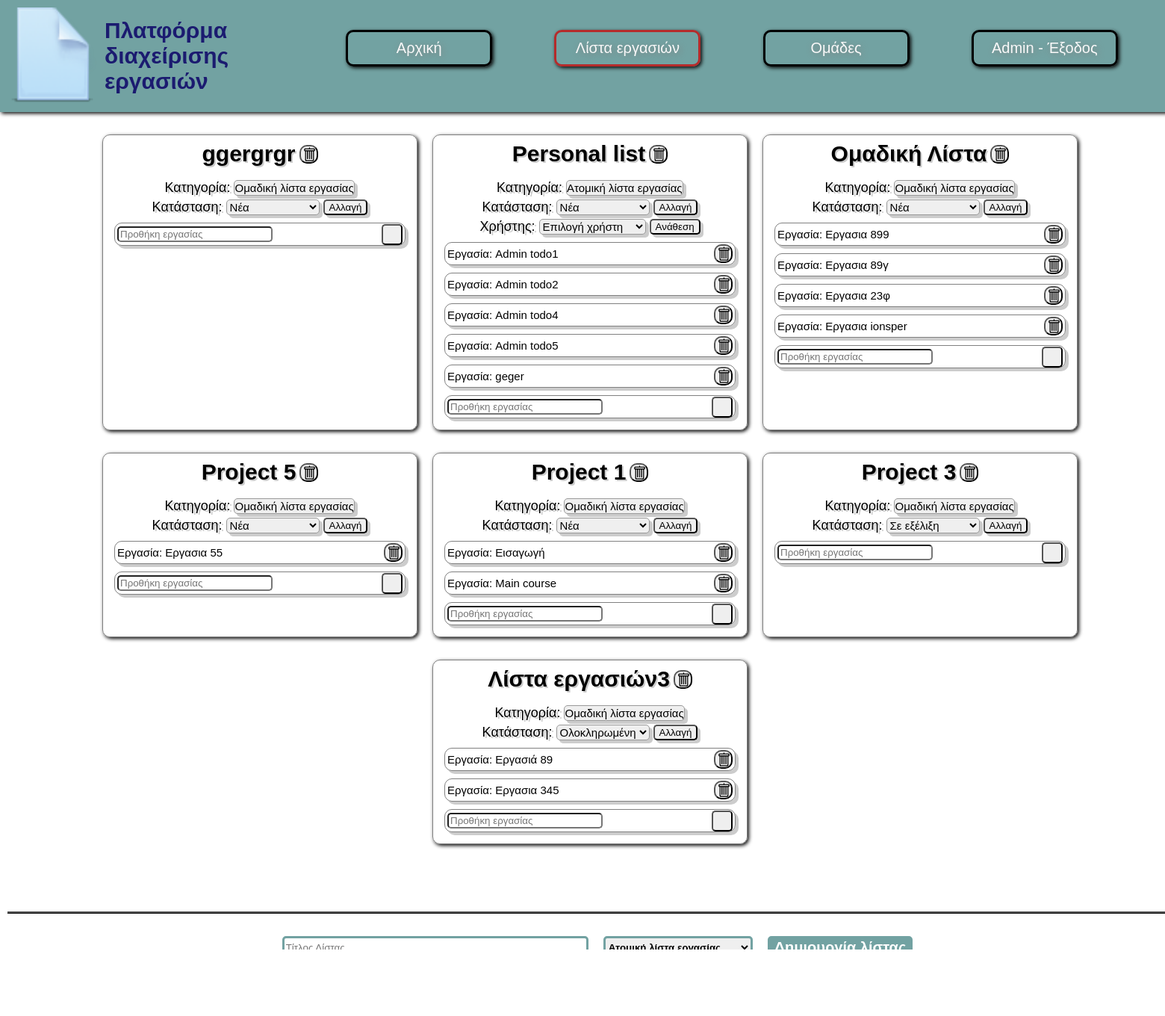
/list.php (signed in), run on the app's committed database.
### tables this page shows
CREATE TABLE `ergasia` (
  `ergasia_id` int(11) NOT NULL,
  `titlos` varchar(20) NOT NULL,
  `list_ergasia_id` int(11) NOT NULL,
  `id_xristi` int(11) NOT NULL
);

### list.php (the view, shortened to what this page needs)
<?php
$conn_to_db = mysqli_connect("localhost", "isper", "", "peristeris_ge");
$name = $_SESSION['name'];
$search_db = "SELECT * FROM user WHERE username='$name' ";
$data = mysqli_query($conn_to_db, $search_db);
if (mysqli_num_rows($data) > 0) {
  $data = mysqli_fetch_all($data, MYSQLI_ASSOC);
  $user_id = $data[0]["id_xristi"];
  $search_db = "SELECT * FROM user_omada WHERE id_xristi='$user_id'";
  $query = mysqli_query($conn_to_db, $search_db);
  $query = mysqli_fetch_all($query, MYSQLI_ASSOC);
  $teams = [];
  for ($i = 0; $i < count($query); $i++) {
    array_push($teams, $query[$i]['id_omada']);
  }
  $search_db = "SELECT * FROM list_ergasies WHERE id_xristi='$user_id'
                UNION SELECT * FROM list_ergasies WHERE id_omada IN ('" . implode("','", $teams) . "')
                ORDER BY FIELD(status,'Νέα','Σε εξέλιξη','Ολοκληρωμένη')";
  $table = mysqli_query($conn_to_db, $search_db);
  $user_lists = [];
  if (mysqli_num_rows($table) > 0) {
    $user_lists = mysqli_fetch_all($table, MYSQLI_ASSOC);
    $ergasies_id = [];
    for ($i = 0; $i < count($user_lists); $i++) {
      array_push($ergasies_id, $user_lists[$i]["list_ergasia_id"]);
    }
    $ergasies_id = join(',', $ergasies_id);
    $search_db = "SELECT * FROM ergasia WHERE list_ergasia_id IN ($ergasies_id) ";
    $table_erg = mysqli_query($conn_to_db, $search_db);
    $ergasies = mysqli_fetch_all($table_erg, MYSQLI_ASSOC);
  }
  $user_type = $data[0]["type"];
}
$users = NULL;
if ($user_type == "admin") {
  $search_db = "SELECT * FROM user";
  $users = mysqli_query($conn_to_db, $search_db);
  if (mysqli_num_rows($users) > 0) {
    $users = mysqli_fetch_all($users, MYSQLI_ASSOC);
  }
}
?>
<!DOCTYPE html>
<html lang="en">
<head>
  <link rel="stylesheet" href="style.css" />
</head>
<body>
  <?php include "header.php"; ?>
  <main class="list">
    <div class="lists">
      <?php
      function run($list, $ergasies, $user_type, $users)
      {
        echo '      <div class="list_show">
<div class="list_header">
  <div class="head">
    <h1 class="title">' . $list["titlos"] .
          '
    </h1>
        <form method="POST">
          <input type="hidden" name="list_id" value="' . $list["list_ergasia_id"] . '" />';
        if ($user_type != "user" || $list["category"] != "Ομαδική") {
          echo '<input id="delete" type="submit" name="delete_list" value placeholder="delete">';
        }
        echo '</form>
      </div>
      <div class="dropdown">
      <form method="post" class="dropdown_in">';
        switch ($list["category"]) {
          case 'Εργασία':
            echo '<label> Κατηγορία:</label>
            <select class="status" id="omad" name="category">
            <option value="Εργασία" selected>Ατομική λίστα εργασίας</option>
          </select> </form>';
            break;
          case 'Ομαδική':
            echo '<label> Κατηγορία:</label>
            <select class="status" id="omad" name="category">
              <option value="Ομαδική" selected>Ομαδική λίστα εργασίας</option>
            </select> </form>';
            break;
        }
        if (($list["category"] == "Ομαδική" && $user_type == "admin")
          || $list["category"] != "Ομαδική"
        ) {
          echo '<form method="post" class="dropdown_in">';
          switch ($list["status"]) {
            case 'Νέα':
              echo '<label> Κατάσταση:</label>
            <select class="status" name="status">
              <option value="Νέα" selected>Νέα</option>
              <option value="Σε εξέλιξη">Σε εξέλιξη</option>
              <option value="Ολοκληρωμένη">Ολοκληρωμένη</option>
            </select>';
              break;
            case 'Σε εξέλιξη':
              echo '<label> Κατάσταση:</label>
            <select class="status" name="status">
              <option value="Νέα">Νέα</option>
              <option value="Σε εξέλιξη" selected>Σε εξέλιξη</option>
              <option value="Ολοκληρωμένη">Ολοκληρωμένη</option>
            </select>';
              break;
            case 'Ολοκληρωμένη':
              echo '<label> Κατάσταση:</label>
            <select class="status" name="status">
              <option value="Νέα">Νέα</option>
              <option value="Σε εξέλιξη">Σε εξέλιξη</option>
              <option value="Ολοκληρωμένη" selected>Ολοκληρωμένη</option>
            </select>';
              break;
          }
          echo ' <input type="hidden" name="list_id" value="' . $list["list_ergasia_id"] . '" />
        <input type="submit" value="Αλλαγή"/>
        </form>';
        }
        echo '</div>';
        if ($user_type == "admin" && $list["category"] == "Εργασία") {
          echo '<div class="dropdown"> <form method="post" class="dropdown_in">';
          echo '<label> Χρήστης:</label>
            <select class="status" name="xristi">
              <option value="" disabled selected>Επιλογή χρήστη</option>';
          echo '</select> <input type="hidden" name="list_id" value="' . $list["list_ergasia_id"] . '" />
        <input type="submit" name="assign_xristi" value="Ανάθεση"/>
        </form>';
          echo '</div>';
        }
        echo '</div>';
        for ($i = 0; $i < count($ergasies); $i++) {
          if ($ergasies[$i]["list_ergasia_id"] == $list["list_ergasia_id"]) {
            echo  '<div class="ergasia">
          <p>Εργασία: ' . $ergasies[$i]["titlos"] . '</p>
          <form method="POST">
            <input type="hidden" name="ergasia_id" value="' . $ergasies[$i]["ergasia_id"] . '" />
            <input id="delete" type="submit" name="delete_ergasia" value placeholder="delete">
          </form>
        </div>';
          }
        }
        echo '
        <form class="ergasia" method="post">
          <input type="hidden" name="list_id" value="' . $list["list_ergasia_id"] . '" />
          <input id="add_erg_lab" type="text" name="ergasia_titlos" maxlength="20" placeholder="Προθήκη εργασίας" required />
          <input id="add_erg" type="submit" name="add_ergasia" value placeholder="add" />
        </form>
        </div>';
      }
      for ($i = 0; $i < count($user_lists); $i++) {
        run($user_lists[$i], $ergasies, $user_type, $users);
      }
      ?>
    </div>
    <div class="list_form">
      <form name="list_name_form" onsubmit="return listNameVal()" method="post">
        <input type="text" name="titlos" placeholder="Τίτλος Λίστας" required />
        <?php
        if ($user_type == "admin") {
          echo ' <select name="cat">
          <option value="Εργασία">Ατομική λίστα εργασίας</option>
          <option value="Ομαδική">Ομαδική λίστα εργασίας</option>
        </select>';
        } else {
          echo ' <select name="cat">
          <option value="Εργασία">Ατομική λίστα εργασίας</option>
        </select>';
        }
        ?>
        <input class="link" type="submit" name="add_list" value="Δημιουργία λίστας" />
      </form>
    </div>
  </main>
  <?php include "footer.php" ?>
</body>
</html>

### header.php (shortened to what this page needs)
<header>
    <a class="logo" href="index.php">
        <img src="images/logo.png" alt="logo" />
        <p>Πλατφόρμα διαχείρισης εργασιών</p>
    </a>
    <nav class="menu">
        <ul>
            <a href="index.php">
                <li <?php
                    if (basename($_SERVER['PHP_SELF']) == "index.php") {
                        echo 'id="current_page"';
                    }
                    ?> class="link">Αρχική</li>
            </a>
            <?php
            if (isset($_SESSION["name"]) && ($_SESSION["type"] == "user" || $_SESSION["type"] == "admin")) {
                echo '<a href="list.php">';
                if (basename($_SERVER['PHP_SELF']) == "list.php") {
                    echo '<li id="current_page" class="link">Λίστα εργασιών</li>';
                } else {
                    echo '<li class="link">Λίστα εργασιών</li>';
                }
                echo  '</a>';
            }
            if (isset($_SESSION["name"]) && $_SESSION["type"] == "admin") {
                echo '<a href="teams.php">';
                if (basename($_SERVER['PHP_SELF']) == "teams.php") {
                    echo '<li id="current_page" class="link">Ομάδες</li>';
                } else {
                    echo '<li class="link">Ομάδες</li>';
                }
                echo '</a>';
            }
            if (isset($_SESSION['name'])) {
                $user = $_SESSION['name'];
                echo '<a href="logout.php"> <li class="link">' . $user . ' - Έξοδος </li> </a>';
            }
            ?>
        </ul>
    </nav>
</header>

### footer.php
<footer>
    <a class="link" target="_blank" href="legal/όροι χρήσης.pdf">Όροι χρήσης</a>
    <p>|</p>
    <a class="link" target="_blank" href="legal/Πολιτική Απορρήτου.pdf">Πολιτική Απορρήτου</a>
</footer>

### style.css (style rules this page uses)
body { font-family: sans-serif; font-size: 20px; display: grid; grid-template-rows: 150px auto 50px; grid-template-areas: "header" "main" "footer"; margin: 0; }
header { grid-area: "header"; display: flex; flex-direction: row; justify-content: space-between; background-color: rgb(114, 162, 162); box-shadow: 2px 2px 5px rgb(10, 10, 10); }
.logo { font-size: 30px; font-weight: bold; color: rgb(27, 27, 112); display: flex; flex-direction: row; }
.logo img { width: 120px; padding: 10px; }
.logo p { width: 200px; align-self: center; }
.menu { align-self: center; min-height: 110px; }
.menu ul { display: flex; flex-direction: row; justify-content: space-evenly; width: 1200px; }
.menu a li { display: flex; align-items: center; justify-content: center; width: 170px; padding: 10px; text-align: center; color: rgb(248, 248, 248); text-shadow: 2px 2px 10px gray; border: black solid; border-radius: 10px; box-shadow: 2px 2px 5px rgb(10, 10, 10); }
#current_page { border-color: rgb(181, 43, 43); }
footer { grid-area: "footer"; display: flex; flex-direction: row; justify-content: center; align-items: baseline; background-color: rgb(114, 162, 162); box-shadow: 2px 2px 5px rgb(10, 10, 10); }
footer * { align-self: center; padding: 5px; border-radius: 10px; }
.list { display: grid; grid-template-rows: auto 100px; grid-template-areas: "lists" "form"; }
.lists { font-size: 15px; grid-area: lists; display: flex; flex-wrap: wrap; justify-content: center; margin-top: 20px; margin-bottom: 60px; margin-left: 20px; margin-right: 20px; }
.list_show { border: 1px solid gray; box-shadow: 2px 2px 5px rgb(10, 10, 10); padding: 10px; min-width: 400px; margin: 10px; margin-bottom: 20px; display: flex; flex-wrap: wrap; flex-flow: column; text-align: center; border-radius: 10px; }
.head { display: flex; flex-direction: row; justify-content: center; align-items: center; margin-bottom: 20px; max-height: 30px; }
.head h1 { text-shadow: 2px 2px #ccc; margin-right: 5px; }
#delete { border-radius: 10px; background-image: url(images/trashcan_icon.png); background-size: contain; resize: both; width: 25px; height: 25px; }
#add_erg { border-radius: 5px; background-image: url(images/add.png); background-size: contain; resize: both; width: 28px; height: 28px; }
#add_erg_lab { width: 200px; border-radius: 5px; }
.dropdown { display: flex; flex-direction: column; align-items: center; font-size: 18px; text-shadow: 3px 2px #ccc; }
.dropdown_in { display: flex; flex-direction: row; margin-bottom: 5px; }
.dropdown_in label { margin-right: 5px; }
.dropdown_in .status { width: fit-content; border: 1px solid #999; border-radius: 5px; box-shadow: 4px 4px #ccc; font-size: 15px; }
#omad { -webkit-appearance: none; -moz-appearance: none; }
.dropdown_in input { margin-left: 5px; border-radius: 5px; box-shadow: 4px 4px #ccc; }
.ergasia { display: flex; flex-direction: row; justify-content: space-between; align-items: center; border: 1px solid gray; border-radius: 10px; padding: 3px; margin: 5px; block-size: fit-content; max-height: 23px; box-shadow: 4px 4px #ccc; }
.list_form form { display: flex; flex-direction: row; justify-items: center; justify-content: center; padding-top: 20px; border-top: ridge black; }
.list_form * { margin: 10px; }
.list_form input:nth-child(2) { width: 400px; border: rgb(114, 162, 162) solid; border-radius: 5px; }
.list_form select { font-weight: bold; width: 200px; border: rgb(114, 162, 162) solid; border-radius: 5px; }
.list_form input:last-child { font-size: 20px; font-weight: bold; color: white; background-color: rgb(114, 162, 162); border: rgb(114, 162, 162) solid; border-radius: 5px; }
a { text-decoration: none; color: inherit; }
li { list-style-type: none; }

### data on the page
ergasia: titlos "Admin todo1"
ergasia: titlos "Admin todo2"
ergasia: titlos "Admin todo4"
ergasia: titlos "Admin todo5"
ergasia: titlos "geger"
ergasia: titlos "Εργασια 899"
ergasia: titlos "Εργασια 89γ"
ergasia: titlos "Εργασια 23φ"
ergasia: titlos "Εργασια ionsper"
ergasia: titlos "Εργασια 55"
ergasia: titlos "Εισαγωγή"
ergasia: titlos "Main course"
ergasia: titlos "Εργασιά 89"
ergasia: titlos "Εργασια 345"

### other printed values
$user "Admin"
$list["titlos"] "ggergrgr"
$list["titlos"] "Personal list"
$list["titlos"] "Ομαδική Λίστα"
$list["titlos"] "Project 5"
$list["titlos"] "Project 1"
$list["titlos"] "Project 3"
$list["titlos"] "Λίστα εργασιών3"
